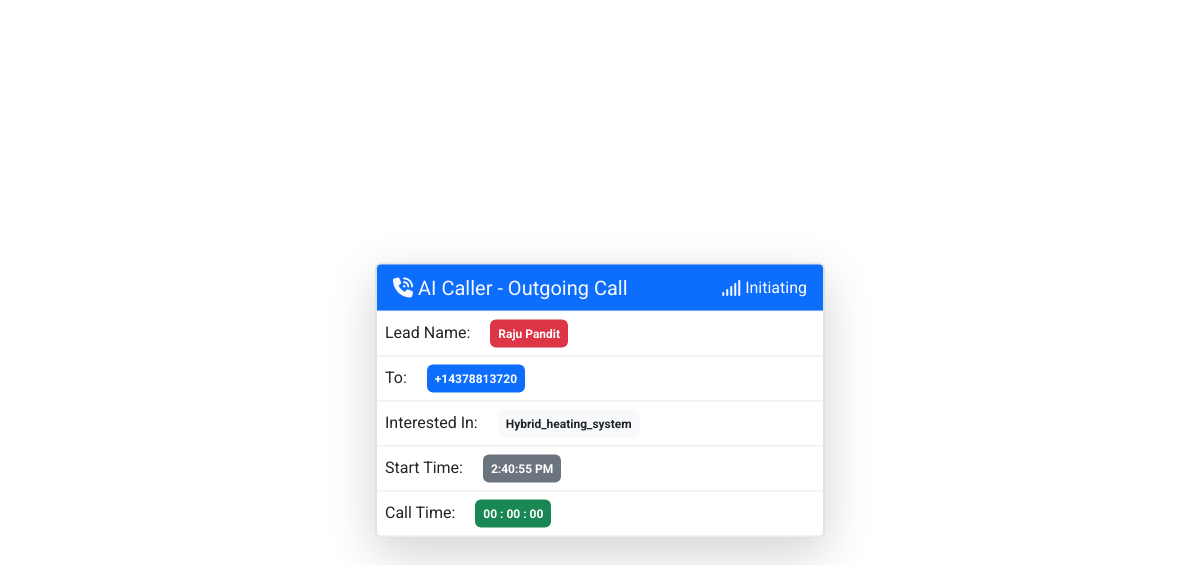
/outbounds/3, run on the app's committed database.
### aicaller/models.py (models this page shows, shortened)
class Lead(models.Model):
    first_name = models.CharField(max_length=50)
    last_name = models.CharField(max_length=50)
    email = models.EmailField(unique=True)
    phone_number = models.CharField(max_length=20, blank=True, null=True)
    address = models.CharField(max_length=255, blank=True, null=True)
    city = models.CharField(max_length=50, blank=True, null=True)
    state = models.CharField(max_length=50, blank=True, null=True)
    postal_code = models.CharField(max_length=20, blank=True, null=True)
    country = models.CharField(max_length=50, blank=True, null=True)
    interested = models.CharField(max_length=100, choices=SERVICE_CHOICES)
    lead_source = models.CharField(max_length=100, choices=LEAD_SOURCE_CHOICES)
    created_at = models.DateTimeField(auto_now_add=True)
    updated_at = models.DateTimeField(auto_now=True)

### aicaller/views.py (the view, shortened to what this page needs)
# urls.py: path("outbounds/<int:id>", OutboundsCalls.as_view(), name="outgoing_calls"),
@method_decorator(csrf_exempt, name='dispatch')
class OutboundsCalls(View):
    def get(self, request, id=None):
        call_sid = None
        if id is not None:
            lead = Lead.objects.get(pk=id)
            client = Client(twilio_account_sid, twilio_auth_token)
            call = client.calls.create(
                method="POST",
                url=f'{settings.BASE_URL}/outbounds/{id}',
                to=lead.phone_number,
                from_=settings.TWILIO_PHONE_NUMBER,
            )
            call_sid = call.sid
            print(call_sid)
            self.lead = lead
        return render(request, "admin/aicaller/outbounds.html", {
            'lead': lead,
            "callId": call_sid,
            "twilio_account_sid": twilio_account_sid,
            "twilio_auth_token": twilio_auth_token
        })

### aicaller/templates/admin/aicaller/outbounds.html (shortened to what this page needs)
{% extends "admin/aicaller/base.html" %}
{% block content %}
<div class="container py-4" id="root">
    <div class="position-absolute top-50 start-50 translate-middle">
        <div class="card border  shadow-lg" style="width: 450px;">
            <ul class="list-group p-0">
                <li class="list-group-item py-2 d-flex align-items-center justify-content-between bg-primary text-light">
                    <div class="fs-5"><i class="fa-solid fa-phone-volume"></i> AI Caller - Outgoing Call</div>
                    <div class="fw-normal text-capitalize d-flex align-items-center">
                        <i class="fa-solid fa-signal me-1"></i>
                        <span class="" id="status">Initiating</span>
                    </div>
                </li>
                <li class="list-group-item p-2 text-capitalize">
                    <span class="me-3">Lead Name: </span>
                    <span class="fw-bold p-2 badge bg-danger">{{lead.first_name}} {{lead.last_name}}</span></li>
                <li class="list-group-item p-2 text-capitalize">
                    <span class="me-3">To: </span>
                    <span class="fw-bold p-2 badge bg-primary">{{lead.phone_number}}</span></li>
                <li class="list-group-item p-2 text-capitalize">
                    <span class="me-3">Interested In: </span>
                    <span class="fw-bold p-2 badge bg-light text-dark">{{lead.interested}}</span></li>
                <li class="list-group-item p-2 text-capitalize">
                    <span class="me-3">Start Time: </span>
                    <span class="fw-bold p-2 badge bg-secondary" id="start_time"></span></li>
                <li class="list-group-item p-2 text-capitalize">
                    <span class="me-3">Call Time: </span>
                    <span class="fw-bold p-2 badge bg-success" id="call_time">00 : 00 : 00</span></li>
            </ul>
        </div>
    </div>
</div>
{% endblock %}

### aicaller/templates/admin/aicaller/outbounds.html (style rules this page uses)
#root { font-family: "Roboto", sans-serif; }

### data on the page
Lead: first_name "Raju", last_name "Pandit", phone_number "+14378813720", interested "Hybrid_heating_system"
